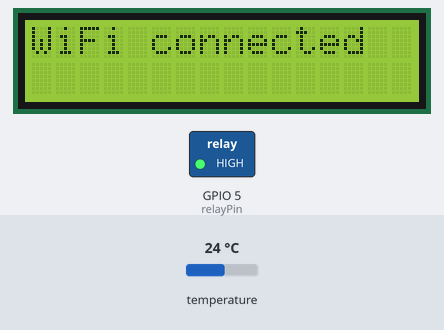
A program run on a simulated ESP8266 (NodeMCU). Shown: 16×2 character LCD, switched loads named in the program (green lamp = pin HIGH). The inputs (shaded band) are chosen by the test bench; at power-on: temperature 24 °C. WiFi joins after 1.5 s; servers stay silent unless stated; the local clock reads 2024-03-15 10:24:30 at power-on unless the program sets it; what the program prints to the serial monitor is not drawn.

Above: at 3.8 s.
3.9 s: temperature set to 12 °C
At 17.1 s:
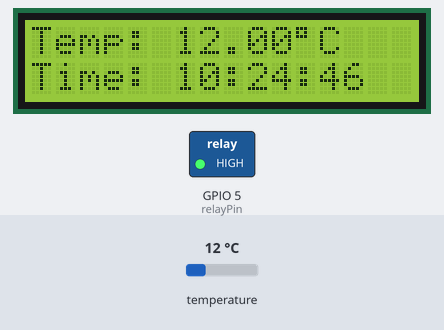
23.6 s: temperature set to 19 °C
At 30.93 s:
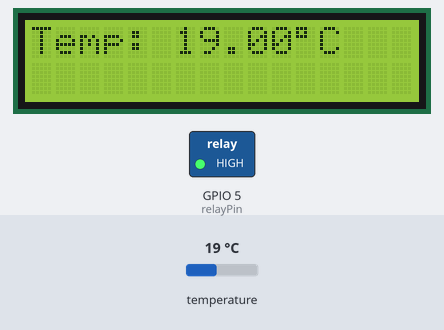
43.3 s: temperature set to 28 °C
At 47.2 s:
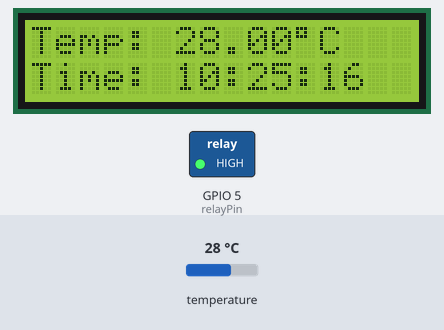
Timing chart, 0 to 48.7 s (numbered marks = the images above; inputs shaded):
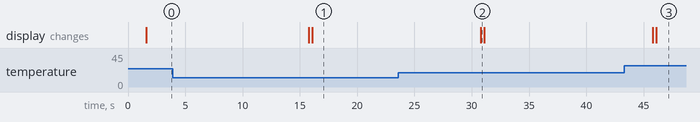

The program:

main.cpp
```cpp
#include <ESP8266WiFi.h>
#include <WiFiClient.h>
#include <ThingSpeak.h>
#include <OneWire.h>
#include <DallasTemperature.h>
#include <Wire.h>
#include <LiquidCrystal_I2C.h>
#include <time.h>  // For NTP time

// WiFi credentials
const char* ssid = "SunwayEdu";
const char* password = "";

// ThingSpeak settings
WiFiClient client;
unsigned long myChannelNumber = 2975330;
const char * myWriteAPIKey = "P7N4N8GGXILVWY9P";

// DS18B20 setup
#define ONE_WIRE_BUS 4  // GPIO4 (D2)
OneWire oneWire(ONE_WIRE_BUS);
DallasTemperature sensors(&oneWire);

// LCD setup (0x27 address, 16x2)
LiquidCrystal_I2C lcd(0x27, 16, 2);

// Relay setup
const int relayPin = 5; // GPIO5 (D1)
bool valveOpen = false;
unsigned long valveStart = 0;
const unsigned long valveDuration = 10UL * 60UL * 1000UL; // 10 minutes

// Time settings
const long gmtOffset_sec = 8 * 3600;  // GMT+8 for Malaysia
const int daylightOffset_sec = 0;

// Timing
unsigned long previousMillis = 0;
const long interval = 15000;  // ThingSpeak requires at least 15 sec

// Time trigger
const int openHour = 14;
const int openMinute = 0;

void setupTime() {
  configTime(gmtOffset_sec, daylightOffset_sec, "pool.ntp.org", "time.nist.gov");
  Serial.print("Waiting for NTP time");
  while (time(nullptr) < 100000) {
    delay(500);
    Serial.print(".");
  }
  Serial.println("\nNTP time set!");
}

void setup() {
  Serial.begin(9600);

  pinMode(relayPin, OUTPUT);
  digitalWrite(relayPin, HIGH); // Ensure relay is OFF

  lcd.init();
  lcd.backlight();
  lcd.setCursor(0, 0);
  lcd.print("Connecting...");

  WiFi.begin(ssid, password);
  while (WiFi.status() != WL_CONNECTED) {
    delay(500);
    Serial.print(".");
  }
  Serial.println("\nWiFi connected");
  lcd.clear();
  lcd.setCursor(0, 0);
  lcd.print("WiFi connected");

  sensors.begin();
  ThingSpeak.begin(client);

  setupTime();
  delay(1000);
}

void loop() {
  unsigned long currentMillis = millis();

  if (currentMillis - previousMillis >= interval) {
    previousMillis = currentMillis;

    sensors.requestTemperatures();
    float temperatureC = sensors.getTempCByIndex(0);

    lcd.clear();
    lcd.setCursor(0, 0);

    if (temperatureC == DEVICE_DISCONNECTED_C) {
      Serial.println("Error: DS18B20 not found");
      lcd.print("Sensor Error");
    } else {
      Serial.print("Temperature: ");
      Serial.print(temperatureC);
      Serial.println(" \xC2\xB0C");

      lcd.print("Temp: ");
      lcd.print(temperatureC);
      lcd.print((char)223);  // Degree symbol
      lcd.print("C");

      ThingSpeak.writeField(myChannelNumber, 1, temperatureC, myWriteAPIKey);
    }

    // Show time from NTP
    time_t now = time(nullptr);
    struct tm * timeinfo = localtime(&now);
    char timeStr[9];  // HH:MM:SS
    strftime(timeStr, sizeof(timeStr), "%H:%M:%S", timeinfo);

    lcd.setCursor(0, 1);
    lcd.print("Time: ");
    lcd.print(timeStr);
  }

  // Valve control based on time
  time_t now = time(nullptr);
  struct tm * curTime = localtime(&now);

  if (!valveOpen && curTime->tm_hour == openHour && curTime->tm_min == openMinute && curTime->tm_sec < 2) {
    digitalWrite(relayPin, LOW); // Turn relay ON
    valveOpen = true;
    valveStart = currentMillis;
    Serial.println("Valve Opened");
  }

  if (valveOpen && (currentMillis - valveStart >= valveDuration)) {
    digitalWrite(relayPin, HIGH); // Turn relay OFF
    valveOpen = false;
    Serial.println("Valve Closed");
  }
}
```
